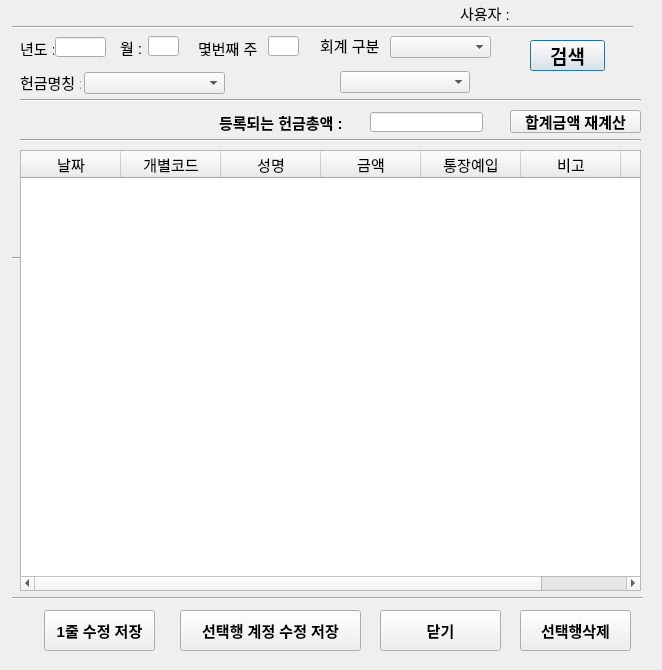
<?xml version="1.0" encoding="UTF-8"?>
<ui version="4.0">
 <class>Dialog</class>
 <widget class="QDialog" name="Dialog">
  <property name="enabled">
   <bool>true</bool>
  </property>
  <property name="geometry">
   <rect>
    <x>0</x>
    <y>0</y>
    <width>662</width>
    <height>670</height>
   </rect>
  </property>
  <property name="font">
   <font>
    <pointsize>11</pointsize>
   </font>
  </property>
  <property name="windowTitle">
   <string>Dialog</string>
  </property>
  <widget class="QLineEdit" name="year_widget">
   <property name="geometry">
    <rect>
     <x>55</x>
     <y>37</y>
     <width>51</width>
     <height>20</height>
    </rect>
   </property>
   <property name="focusPolicy">
    <enum>Qt::NoFocus</enum>
   </property>
  </widget>
  <widget class="QLabel" name="user">
   <property name="geometry">
    <rect>
     <x>460</x>
     <y>5</y>
     <width>51</width>
     <height>16</height>
    </rect>
   </property>
   <property name="text">
    <string>사용자 :</string>
   </property>
  </widget>
  <widget class="Line" name="line">
   <property name="geometry">
    <rect>
     <x>12</x>
     <y>17</y>
     <width>621</width>
     <height>20</height>
    </rect>
   </property>
   <property name="orientation">
    <enum>Qt::Horizontal</enum>
   </property>
  </widget>
  <widget class="Line" name="line_13">
   <property name="geometry">
    <rect>
     <x>12</x>
     <y>250</y>
     <width>621</width>
     <height>16</height>
    </rect>
   </property>
   <property name="orientation">
    <enum>Qt::Horizontal</enum>
   </property>
  </widget>
  <widget class="QLabel" name="year_hun">
   <property name="geometry">
    <rect>
     <x>20</x>
     <y>40</y>
     <width>34</width>
     <height>16</height>
    </rect>
   </property>
   <property name="text">
    <string>년도 :</string>
   </property>
  </widget>
  <widget class="QLabel" name="hun_name">
   <property name="geometry">
    <rect>
     <x>20</x>
     <y>72</y>
     <width>61</width>
     <height>21</height>
    </rect>
   </property>
   <property name="text">
    <string>헌금명칭 :</string>
   </property>
  </widget>
  <widget class="QComboBox" name="hun_name_widget">
   <property name="geometry">
    <rect>
     <x>84</x>
     <y>72</y>
     <width>141</width>
     <height>22</height>
    </rect>
   </property>
  </widget>
  <widget class="QLabel" name="fix_hun_detail">
   <property name="geometry">
    <rect>
     <x>240</x>
     <y>75</y>
     <width>79</width>
     <height>16</height>
    </rect>
   </property>
   <property name="text">
    <string/>
   </property>
  </widget>
  <widget class="Line" name="line_22">
   <property name="geometry">
    <rect>
     <x>12</x>
     <y>590</y>
     <width>631</width>
     <height>16</height>
    </rect>
   </property>
   <property name="orientation">
    <enum>Qt::Horizontal</enum>
   </property>
  </widget>
  <widget class="QLabel" name="user_widget">
   <property name="geometry">
    <rect>
     <x>530</x>
     <y>7</y>
     <width>56</width>
     <height>14</height>
    </rect>
   </property>
   <property name="text">
    <string/>
   </property>
  </widget>
  <widget class="QPushButton" name="huncancel_button">
   <property name="geometry">
    <rect>
     <x>380</x>
     <y>610</y>
     <width>121</width>
     <height>41</height>
    </rect>
   </property>
   <property name="font">
    <font>
     <pointsize>11</pointsize>
     <weight>75</weight>
     <bold>true</bold>
    </font>
   </property>
   <property name="focusPolicy">
    <enum>Qt::NoFocus</enum>
   </property>
   <property name="text">
    <string>닫기</string>
   </property>
   <property name="autoDefault">
    <bool>false</bool>
   </property>
  </widget>
  <widget class="QPushButton" name="hun_row_modi_Button">
   <property name="geometry">
    <rect>
     <x>44</x>
     <y>610</y>
     <width>111</width>
     <height>41</height>
    </rect>
   </property>
   <property name="font">
    <font>
     <pointsize>11</pointsize>
     <weight>75</weight>
     <bold>true</bold>
    </font>
   </property>
   <property name="focusPolicy">
    <enum>Qt::NoFocus</enum>
   </property>
   <property name="text">
    <string>1줄 수정 저장</string>
   </property>
   <property name="autoDefault">
    <bool>false</bool>
   </property>
  </widget>
  <widget class="QLabel" name="hap_total">
   <property name="geometry">
    <rect>
     <x>219</x>
     <y>112</y>
     <width>151</width>
     <height>21</height>
    </rect>
   </property>
   <property name="font">
    <font>
     <pointsize>11</pointsize>
     <weight>75</weight>
     <bold>true</bold>
    </font>
   </property>
   <property name="text">
    <string>등록되는 헌금총액 :</string>
   </property>
  </widget>
  <widget class="QLineEdit" name="hap_total_widget">
   <property name="geometry">
    <rect>
     <x>370</x>
     <y>112</y>
     <width>113</width>
     <height>20</height>
    </rect>
   </property>
   <property name="font">
    <font>
     <pointsize>11</pointsize>
    </font>
   </property>
   <property name="focusPolicy">
    <enum>Qt::NoFocus</enum>
   </property>
   <property name="alignment">
    <set>Qt::AlignRight|Qt::AlignTrailing|Qt::AlignVCenter</set>
   </property>
  </widget>
  <widget class="QLabel" name="month_hun">
   <property name="geometry">
    <rect>
     <x>120</x>
     <y>37</y>
     <width>31</width>
     <height>20</height>
    </rect>
   </property>
   <property name="text">
    <string>월 :</string>
   </property>
  </widget>
  <widget class="QLineEdit" name="month_widget">
   <property name="geometry">
    <rect>
     <x>148</x>
     <y>36</y>
     <width>31</width>
     <height>20</height>
    </rect>
   </property>
  </widget>
  <widget class="QLabel" name="week_hun">
   <property name="geometry">
    <rect>
     <x>198</x>
     <y>40</y>
     <width>64</width>
     <height>16</height>
    </rect>
   </property>
   <property name="text">
    <string>몇번째 주 :</string>
   </property>
  </widget>
  <widget class="QLineEdit" name="week_widget">
   <property name="geometry">
    <rect>
     <x>268</x>
     <y>36</y>
     <width>31</width>
     <height>20</height>
    </rect>
   </property>
  </widget>
  <widget class="QComboBox" name="hun_detail_combo">
   <property name="enabled">
    <bool>true</bool>
   </property>
   <property name="geometry">
    <rect>
     <x>340</x>
     <y>71</y>
     <width>130</width>
     <height>22</height>
    </rect>
   </property>
   <property name="font">
    <font>
     <family>Agency FB</family>
     <pointsize>10</pointsize>
    </font>
   </property>
   <property name="currentText">
    <string/>
   </property>
   <property name="frame">
    <bool>true</bool>
   </property>
  </widget>
  <widget class="QTableWidget" name="modi_hun_tableWidget">
   <property name="geometry">
    <rect>
     <x>20</x>
     <y>150</y>
     <width>621</width>
     <height>441</height>
    </rect>
   </property>
   <property name="font">
    <font>
     <pointsize>11</pointsize>
    </font>
   </property>
   <property name="focusPolicy">
    <enum>Qt::NoFocus</enum>
   </property>
   <property name="sortingEnabled">
    <bool>true</bool>
   </property>
   <column>
    <property name="text">
     <string>날짜</string>
    </property>
   </column>
   <column>
    <property name="text">
     <string>개별코드</string>
    </property>
   </column>
   <column>
    <property name="text">
     <string>성명</string>
    </property>
   </column>
   <column>
    <property name="text">
     <string>금액</string>
    </property>
   </column>
   <column>
    <property name="text">
     <string>통장예입</string>
    </property>
   </column>
   <column>
    <property name="text">
     <string>비고</string>
    </property>
   </column>
   <column>
    <property name="text">
     <string>id</string>
    </property>
   </column>
  </widget>
  <widget class="QPushButton" name="re_calculate_button">
   <property name="geometry">
    <rect>
     <x>510</x>
     <y>110</y>
     <width>131</width>
     <height>23</height>
    </rect>
   </property>
   <property name="font">
    <font>
     <pointsize>11</pointsize>
     <weight>75</weight>
     <bold>true</bold>
    </font>
   </property>
   <property name="focusPolicy">
    <enum>Qt::NoFocus</enum>
   </property>
   <property name="text">
    <string>합계금액 재계산</string>
   </property>
   <property name="autoDefault">
    <bool>false</bool>
   </property>
   <property name="default">
    <bool>false</bool>
   </property>
  </widget>
  <widget class="QPushButton" name="remove_row_Button">
   <property name="geometry">
    <rect>
     <x>520</x>
     <y>610</y>
     <width>111</width>
     <height>41</height>
    </rect>
   </property>
   <property name="font">
    <font>
     <pointsize>11</pointsize>
     <weight>75</weight>
     <bold>true</bold>
    </font>
   </property>
   <property name="focusPolicy">
    <enum>Qt::NoFocus</enum>
   </property>
   <property name="text">
    <string>선택행삭제</string>
   </property>
  </widget>
  <widget class="QLabel" name="hun_name_2">
   <property name="geometry">
    <rect>
     <x>320</x>
     <y>35</y>
     <width>65</width>
     <height>21</height>
    </rect>
   </property>
   <property name="text">
    <string>회계 구분</string>
   </property>
  </widget>
  <widget class="QComboBox" name="gubun_name_combo_widget">
   <property name="geometry">
    <rect>
     <x>390</x>
     <y>36</y>
     <width>101</width>
     <height>22</height>
    </rect>
   </property>
  </widget>
  <widget class="Line" name="line_2">
   <property name="geometry">
    <rect>
     <x>20</x>
     <y>90</y>
     <width>621</width>
     <height>20</height>
    </rect>
   </property>
   <property name="orientation">
    <enum>Qt::Horizontal</enum>
   </property>
  </widget>
  <widget class="Line" name="line_3">
   <property name="geometry">
    <rect>
     <x>20</x>
     <y>130</y>
     <width>621</width>
     <height>20</height>
    </rect>
   </property>
   <property name="orientation">
    <enum>Qt::Horizontal</enum>
   </property>
  </widget>
  <widget class="QPushButton" name="serch_Button">
   <property name="geometry">
    <rect>
     <x>530</x>
     <y>40</y>
     <width>75</width>
     <height>31</height>
    </rect>
   </property>
   <property name="font">
    <font>
     <pointsize>14</pointsize>
     <weight>75</weight>
     <bold>true</bold>
    </font>
   </property>
   <property name="text">
    <string>검색</string>
   </property>
  </widget>
  <widget class="QPushButton" name="hun_account_modi_Button">
   <property name="geometry">
    <rect>
     <x>180</x>
     <y>610</y>
     <width>181</width>
     <height>41</height>
    </rect>
   </property>
   <property name="font">
    <font>
     <pointsize>11</pointsize>
     <weight>75</weight>
     <bold>true</bold>
    </font>
   </property>
   <property name="focusPolicy">
    <enum>Qt::NoFocus</enum>
   </property>
   <property name="text">
    <string>선택행 계정 수정 저장</string>
   </property>
   <property name="autoDefault">
    <bool>false</bool>
   </property>
  </widget>
 </widget>
 <tabstops>
  <tabstop>month_widget</tabstop>
  <tabstop>week_widget</tabstop>
  <tabstop>gubun_name_combo_widget</tabstop>
  <tabstop>hun_name_widget</tabstop>
  <tabstop>hun_detail_combo</tabstop>
  <tabstop>serch_Button</tabstop>
  <tabstop>modi_hun_tableWidget</tabstop>
  <tabstop>hun_row_modi_Button</tabstop>
  <tabstop>hun_account_modi_Button</tabstop>
  <tabstop>re_calculate_button</tabstop>
  <tabstop>remove_row_Button</tabstop>
  <tabstop>huncancel_button</tabstop>
  <tabstop>year_widget</tabstop>
 </tabstops>
 <resources/>
 <connections>
  <connection>
   <sender>huncancel_button</sender>
   <signal>clicked()</signal>
   <receiver>Dialog</receiver>
   <slot>file_close()</slot>
   <hints>
    <hint type="sourcelabel">
     <x>431</x>
     <y>657</y>
    </hint>
    <hint type="destinationlabel">
     <x>317</x>
     <y>658</y>
    </hint>
   </hints>
  </connection>
  <connection>
   <sender>serch_Button</sender>
   <signal>clicked()</signal>
   <receiver>Dialog</receiver>
   <slot>hun_serch()</slot>
   <hints>
    <hint type="sourcelabel">
     <x>595</x>
     <y>51</y>
    </hint>
    <hint type="destinationlabel">
     <x>522</x>
     <y>65</y>
    </hint>
   </hints>
  </connection>
  <connection>
   <sender>re_calculate_button</sender>
   <signal>clicked()</signal>
   <receiver>Dialog</receiver>
   <slot>re_calculate()</slot>
   <hints>
    <hint type="sourcelabel">
     <x>522</x>
     <y>119</y>
    </hint>
    <hint type="destinationlabel">
     <x>500</x>
     <y>116</y>
    </hint>
   </hints>
  </connection>
  <connection>
   <sender>remove_row_Button</sender>
   <signal>clicked()</signal>
   <receiver>Dialog</receiver>
   <slot>remove_row()</slot>
   <hints>
    <hint type="sourcelabel">
     <x>604</x>
     <y>658</y>
    </hint>
    <hint type="destinationlabel">
     <x>577</x>
     <y>657</y>
    </hint>
   </hints>
  </connection>
  <connection>
   <sender>hun_account_modi_Button</sender>
   <signal>clicked()</signal>
   <receiver>Dialog</receiver>
   <slot>hun_account_modi_save()</slot>
   <hints>
    <hint type="sourcelabel">
     <x>212</x>
     <y>629</y>
    </hint>
    <hint type="destinationlabel">
     <x>168</x>
     <y>633</y>
    </hint>
   </hints>
  </connection>
  <connection>
   <sender>hun_row_modi_Button</sender>
   <signal>clicked()</signal>
   <receiver>Dialog</receiver>
   <slot>row_modi_save()</slot>
   <hints>
    <hint type="sourcelabel">
     <x>122</x>
     <y>642</y>
    </hint>
    <hint type="destinationlabel">
     <x>91</x>
     <y>655</y>
    </hint>
   </hints>
  </connection>
 </connections>
 <slots>
  <slot>row_modi_save()</slot>
  <slot>re_calculate()</slot>
  <slot>file_close()</slot>
  <slot>remove_row()</slot>
  <slot>hun_serch()</slot>
  <slot>hun_account_modi_save()</slot>
 </slots>
</ui>
